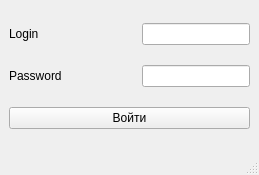
<?xml version="1.0" encoding="UTF-8"?>
<ui version="4.0">
 <class>MainWindow</class>
 <widget class="QMainWindow" name="MainWindow">
  <property name="geometry">
   <rect>
    <x>0</x>
    <y>0</y>
    <width>259</width>
    <height>175</height>
   </rect>
  </property>
  <property name="windowTitle">
   <string>MainWindow</string>
  </property>
  <widget class="QWidget" name="centralwidget">
   <layout class="QHBoxLayout" name="horizontalLayout_3">
    <item>
     <layout class="QVBoxLayout" name="verticalLayout">
      <item>
       <layout class="QHBoxLayout" name="horizontalLayout">
        <item>
         <widget class="QLabel" name="label">
          <property name="text">
           <string>Login</string>
          </property>
         </widget>
        </item>
        <item>
         <spacer name="horizontalSpacer">
          <property name="orientation">
           <enum>Qt::Orientation::Horizontal</enum>
          </property>
          <property name="sizeHint" stdset="0">
           <size>
            <width>40</width>
            <height>17</height>
           </size>
          </property>
         </spacer>
        </item>
        <item>
         <widget class="QLineEdit" name="lineEdit"/>
        </item>
       </layout>
      </item>
      <item>
       <layout class="QHBoxLayout" name="horizontalLayout_2">
        <item>
         <widget class="QLabel" name="label_2">
          <property name="text">
           <string>Password</string>
          </property>
         </widget>
        </item>
        <item>
         <spacer name="horizontalSpacer_2">
          <property name="orientation">
           <enum>Qt::Orientation::Horizontal</enum>
          </property>
          <property name="sizeHint" stdset="0">
           <size>
            <width>40</width>
            <height>20</height>
           </size>
          </property>
         </spacer>
        </item>
        <item>
         <widget class="QLineEdit" name="lineEdit_2"/>
        </item>
       </layout>
      </item>
      <item>
       <widget class="QPushButton" name="pushButton">
        <property name="text">
         <string>Войти</string>
        </property>
       </widget>
      </item>
     </layout>
    </item>
   </layout>
  </widget>
  <widget class="QMenuBar" name="menubar">
   <property name="geometry">
    <rect>
     <x>0</x>
     <y>0</y>
     <width>259</width>
     <height>22</height>
    </rect>
   </property>
  </widget>
  <widget class="QStatusBar" name="statusbar"/>
 </widget>
 <resources/>
 <connections/>
</ui>
